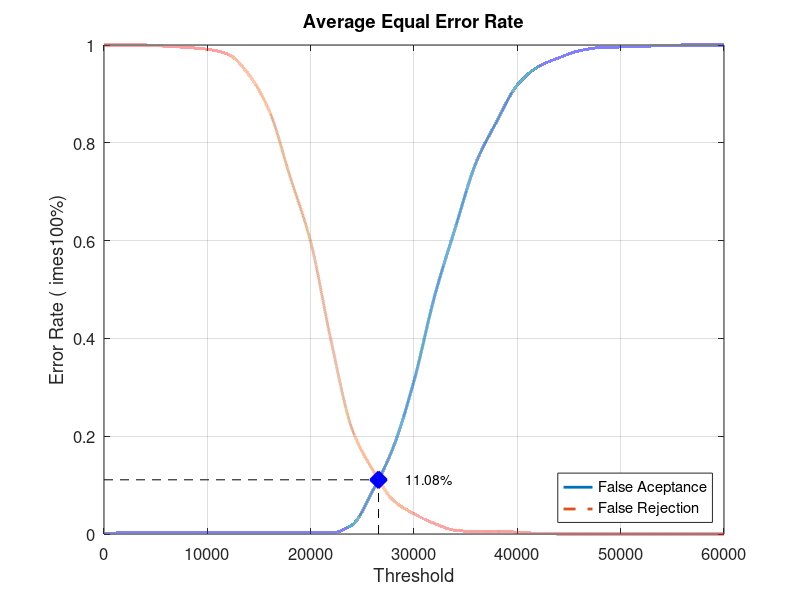
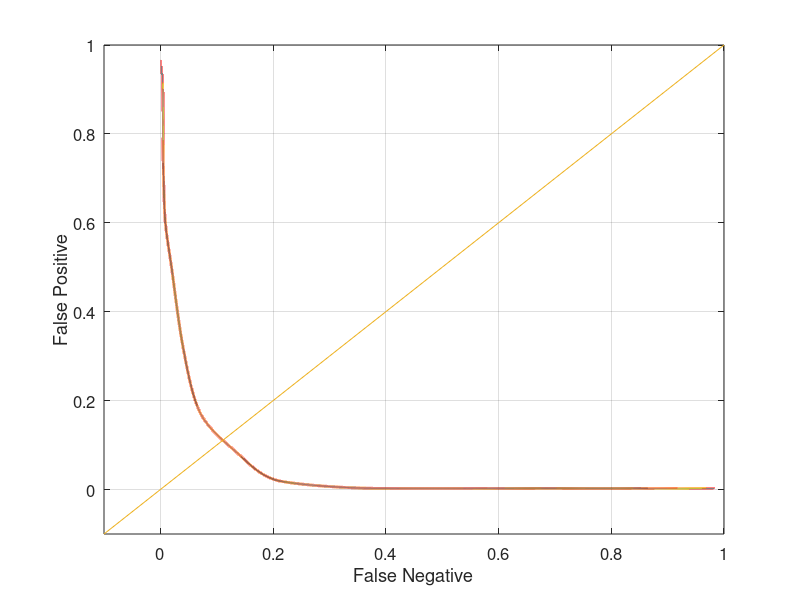

Source code (MATLAB) for these figures, in order:
close all;
clear;
clc;
x = 0:2000:60000;
xq = 0:0.5:60000;

y0 = [0 0.00263158 0.00263158 0.00263158 0.00263158 0.00263158 0.00263158 0.00263158 0.00263158 0.00263158 0.00263158 0.00263158 0.0184211 0.0881579 0.177632 0.313158 0.486842 0.626316 0.75921 0.843421 0.918421 0.955263 0.973684 0.988158 0.994737 0.996053 0.997368 0.998684 1 1 1]
yy0 = interp1(x, y0, xq, 'pchip');
y1 = [1 1 1 0.9975 0.995 0.99125 0.98125 0.94 0.865 0.73125 0.5975 0.3925 0.215 0.13125 0.06875 0.04125 0.02125 0.0075 0.005 0.005 0.00375 0.00125 0 0 0 0 0 0 0 0 0]
yy1 = interp1(x, y1, xq, 'pchip');

% Calculating EER: 
y2 = abs(y0 - y1);
find(y2 == min(y2))
yy2 = abs(yy0 - yy1);
xEER = find(yy2 == min(yy2));
xEERIndex = xq(xEER) % X-axis EER
yEER = yy0(xEER) % Y-axis EER

main = figure
plot(xq, yy0,'-','LineWidth', 2);	hold on
plot(xq, yy1,'--','LineWidth', 2);	hold on
plot([xEERIndex xEERIndex], [0 yEER], 'k--');	hold on
plot([0 xEERIndex], [yEER yEER], 'k--');	hold on
plot(xEERIndex, yEER, 'bx', 'LineWidth', 10);	hold on
text(xEERIndex + 10 * xEERIndex / 100, yEER, [num2str(round((10000 * yEER)) / 100) '%'])
legend('False Aceptance', 'False Rejection', 'Location', 'SouthEast')
xlabel('Threshold')
ylabel('Error Rate (	imes100%)')
title('Average Equal Error Rate')
set(gca, 'FontSize', 12)
axis([0 60000 0 1])
grid on

print(main, 'Experiment1AverageMain', '-dpng');
FNRxFPR = figure('Color', [1 1 1]);
plot(yy1, yy0, '-', yy1, yy0, 'LineWidth', 2);
hold on
y = -0.1:0.1:1
plot(y, y); 
set(gca, 'FontSize', 12)
xlabel('False Negative')
ylabel('False Positive')
axis([-0.1 1 -0.1 1])
set(gca, 'FontSize', 12)
grid on

print(FNRxFPR, 'Experiment1AverageFNRxFPR','-dpng');
